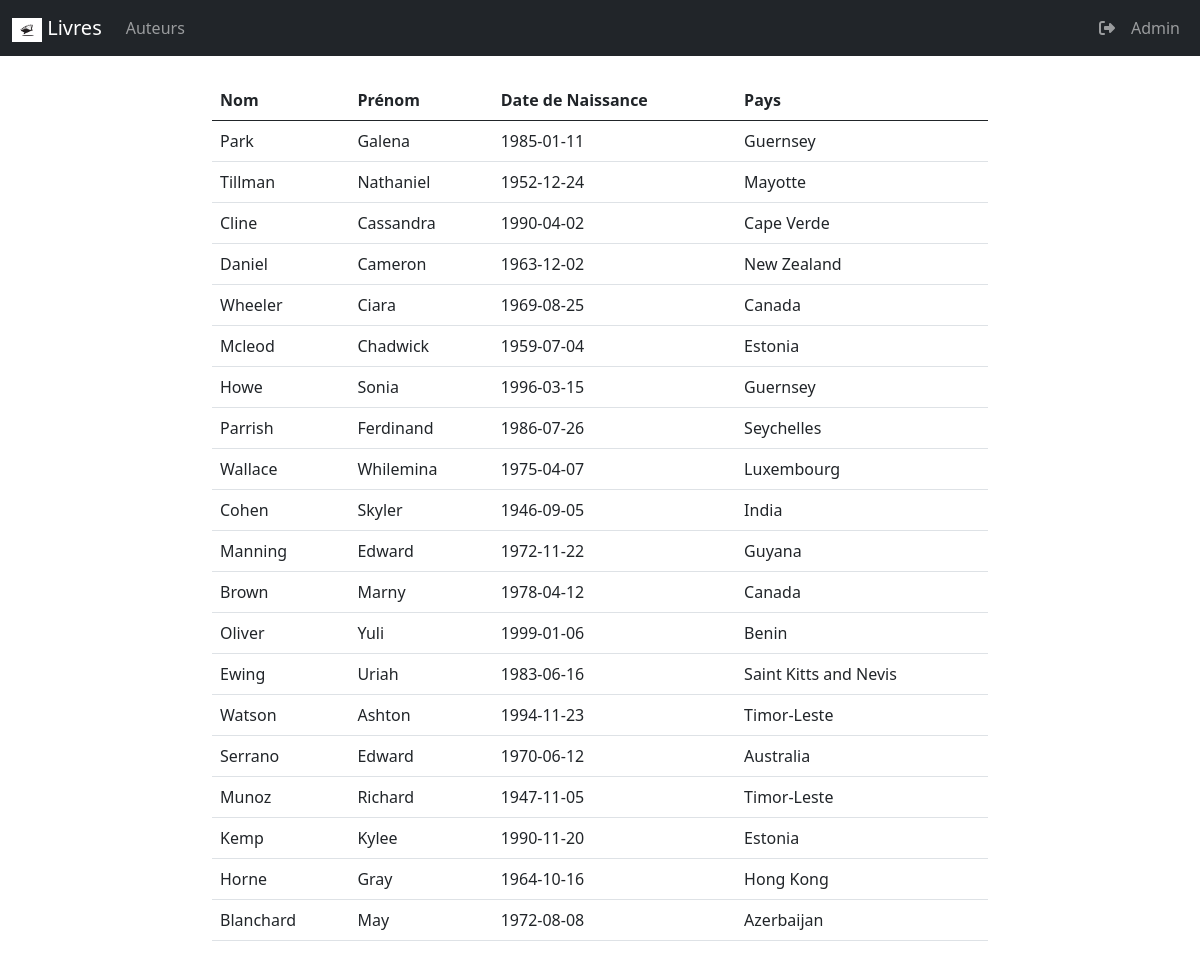
Page /index.php?action=auteur (signed in) on the committed database.
### tables this page shows
CREATE TABLE IF NOT EXISTS `auteur` (
  `id_a` int(11) NOT NULL,
  `nom_a` varchar(30) DEFAULT NULL,
  `prenom_a` varchar(30) DEFAULT NULL,
  `date_naissance_a` date DEFAULT NULL,
  `id_p` int(11) NOT NULL,
  PRIMARY KEY (`id_a`),
  KEY `id_p` (`id_p`)
);

### auteur/controller.auteur.php (called while the page is built)
<?php
  require_once 'auteur/model/model.auteur.php';
  require_once 'auteur/model/model.pays.php';
  function auteur() {
    $paysManager = new PaysManager();
    $auteurManager = new AuteurManager();
    $auteurs = $auteurManager->getAll();
    $tabAuteur = [];
    foreach ($auteurs as $value) {
      $pays = $paysManager->get($value->id_p());
      $auteurFull = [
        'Nom' => $value->nom_a(),
        'Prenom' => $value->prenom_a(),
        'Naissance' => $value->date_naissance_a(),
        'Pays' => $pays->nom_p()
      ];
      $tabAuteur[] = $auteurFull;
    }
    require 'auteur/view.auteur.php';
  }
?>

### auteur/model/model.auteur.php (called while the page is built, shortened)
<?php
  require 'model.pays.php';
  class Auteur {
    private $nom_a;
    private $prenom_a;
    private $date_naissance_a;
    private $id_p;
    public function nom_a() {return $this->nom_a;}
    public function prenom_a() {return $this->prenom_a;}
    public function date_naissance_a() {return $this->date_naissance_a;}
    public function id_p() {return $this->id_p;}
    public function setNom_a($nom) {
      $this->nom_a = $nom;
    }
    public function setPrenom_a($prenom) {
      $this->prenom_a = $prenom;
    }
    public function setDate_naissance_a($date_naissance) {
      $this->date_naissance_a = $date_naissance;
    }
    public function setId_p($id) {
      $this->id_p = $id;
    }
    public function hydrate(array $donnees) {
      foreach ($donnees as $key => $value) {
        $method = 'set'.ucfirst($key);
      }
    }
  }
  class AuteurManager{
    private function dbConnect() {
      $bdd = new PDO('mysql:host=localhost;dbname=livre;charset=utf8', 'root', 'root', array(PDO::ATTR_ERRMODE => PDO::ERRMODE_EXCEPTION));
      return $bdd;
    }
    public function getAll() {
      $auteur = [];
      $req = $this->dbConnect()->query('SELECT * FROM auteur');
      while($donnees = $req->fetch(PDO::FETCH_ASSOC)) {
        $a = new Auteur();
        $a->hydrate($donnees);
        $auteur[] = $a;
      }
      return $auteur;
    }
  }
?>

### auteur/model/model.pays.php (called while the page is built, shortened)
<?php
  class Pays {
    private $nom_p;
    public function nom_p() {return $this->nom_p;}
    public function setNom_p($nom) {
      $this->nom_p = $nom;
    }
    public function hydrate(array $donnees) {
      foreach ($donnees as $key => $value) {
        $method = 'set'.ucfirst($key);
      }
    }
  }
  class PaysManager {
    private function dbConnect() {
      $bdd = new PDO('mysql:host=localhost;dbname=livre;charset=utf8', 'root', 'root', array(PDO::ATTR_ERRMODE => PDO::ERRMODE_EXCEPTION));
      return $bdd;
    }
    public function get($id) {
      $id = (int) $id;
      $req = $this->dbConnect()->prepare('SELECT * FROM pays WHERE id_p = ?');
      $req->execute(array($id));
      $donnees = $req->fetch(PDO::FETCH_ASSOC);
      $pays = new Pays();
      $pays->hydrate($donnees);
      return $pays;
    }
  }
?>

### auteur/view.auteur.php (the view)
<br>
<div class="container-fluid">
  <div class="row justify-content-center">
    <div class="col-8">
      <table class="table">
        <thead>
          <tr>
            <th>Nom</th>
            <th>Prénom</th>
            <th>Date de Naissance</th>
            <th>Pays</th>
          </tr>
        </thead>
        <tbody>
          <?php
            foreach ($tabAuteur as $value) {
              echo '
                <tr>
                  <td>'.$value['Nom'].'</td>
                  <td>'.$value['Prenom'].'</td>
                  <td>'.$value['Naissance'].'</td>
                  <td>'.$value['Pays'].'</td>
                </tr>
              ';
            }
          ?>
        </tbody>
      </table>
    </div>
  </div>
</div>

### index.php (shortened to what this page needs)
<!DOCTYPE html>
<html lang="en">
<head>
  <link href="https://cdn.jsdelivr.net/npm/bootstrap@5.0.0-beta3/dist/css/bootstrap.min.css" rel="stylesheet">
  <link rel="stylesheet" href="assets/css/style.css">
</head>
<body>
  <nav class="navbar navbar-expand-sm navbar-dark bg-dark">
    <div class="container-fluid">
      <a href="index.php" class="navbar-brand">
        <img src="assets/img/logo.jpg" alt="Logo" width="30" height="24">
        Livres
      </a>
      <div class="collapse navbar-collapse menu" id="navbarScroll">
        <?php
          if(isset($_SESSION['user'])) {
        ?>
          <ul class="navbar-nav">
            <li class="nav-item">
              <a href="index.php?action=auteur" class="nav-link">
                Auteurs
              </a>
            </li>
          </ul>
        <?php
          }
        ?>
        <ul class="navbar-nav">
          <?php if(!isset($_SESSION['user'])) { ?>
            <li class="nav-item">
              <a href="index.php?action=login" class="nav-link">
              <i class="fas fa-sign-in-alt"></i>
              </a>
            </li>
            <li class="nav-item">
            <a href="index.php?action=register" class="nav-link">
              <i class="fas fa-user-circle"></i>
            </a>
            </li>
          <?php } else { ?>
            <li class="nav-item">
              <a href="index.php?action=deco" class="nav-link">
              <i class="fas fa-sign-out-alt"></i>
              </a>
            </li>
            <li class="nav-item">
              <a href="index.php?action=admin" class="nav-link">
                Admin
              </a>
            </li>
          <?php } ?>
        </ul>
      </div>
    </div>
  </nav>
  <?php
    require './auteur/controller.auteur.php';
    if(isset($_GET['action'])) {
      $action = $_GET['action'];
      switch ($action) {
        case 'auteur':
          auteur();
          break;
      }
    } else {
      require 'assets/view.home.php';
    }
  ?>
</body>
</html>

### assets/css/style.css (style rules this page uses)
.nav-link { padding-right: .5rem !important; padding-left: .5rem !important; display: inline-block; width: 100%; }
.menu { display: flex; justify-content: space-between; }

### rows in the picture
auteur: nom_a "Park", prenom_a "Galena", date_naissance_a "1985-01-11", Pays "Guernsey"
auteur: nom_a "Tillman", prenom_a "Nathaniel", date_naissance_a "1952-12-24", Pays "Mayotte"
auteur: nom_a "Cline", prenom_a "Cassandra", date_naissance_a "1990-04-02", Pays "Cape Verde"
auteur: nom_a "Daniel", prenom_a "Cameron", date_naissance_a "1963-12-02", Pays "New Zealand"
auteur: nom_a "Wheeler", prenom_a "Ciara", date_naissance_a "1969-08-25", Pays "Canada"
auteur: nom_a "Mcleod", prenom_a "Chadwick", date_naissance_a "1959-07-04", Pays "Estonia"
auteur: nom_a "Howe", prenom_a "Sonia", date_naissance_a "1996-03-15", Pays "Guernsey"
auteur: nom_a "Parrish", prenom_a "Ferdinand", date_naissance_a "1986-07-26", Pays "Seychelles"
auteur: nom_a "Wallace", prenom_a "Whilemina", date_naissance_a "1975-04-07", Pays "Luxembourg"
auteur: nom_a "Cohen", prenom_a "Skyler", date_naissance_a "1946-09-05", Pays "India"
auteur: nom_a "Manning", prenom_a "Edward", date_naissance_a "1972-11-22", Pays "Guyana"
auteur: nom_a "Brown", prenom_a "Marny", date_naissance_a "1978-04-12", Pays "Canada"
auteur: nom_a "Oliver", prenom_a "Yuli", date_naissance_a "1999-01-06", Pays "Benin"
auteur: nom_a "Ewing", prenom_a "Uriah", date_naissance_a "1983-06-16", Pays "Saint Kitts and Nevis"
auteur: nom_a "Watson", prenom_a "Ashton", date_naissance_a "1994-11-23", Pays "Timor-Leste"
auteur: nom_a "Serrano", prenom_a "Edward", date_naissance_a "1970-06-12", Pays "Australia"
auteur: nom_a "Munoz", prenom_a "Richard", date_naissance_a "1947-11-05", Pays "Timor-Leste"
auteur: nom_a "Kemp", prenom_a "Kylee", date_naissance_a "1990-11-20", Pays "Estonia"
auteur: nom_a "Horne", prenom_a "Gray", date_naissance_a "1964-10-16", Pays "Hong Kong"
auteur: nom_a "Blanchard", prenom_a "May", date_naissance_a "1972-08-08", Pays "Azerbaijan"
